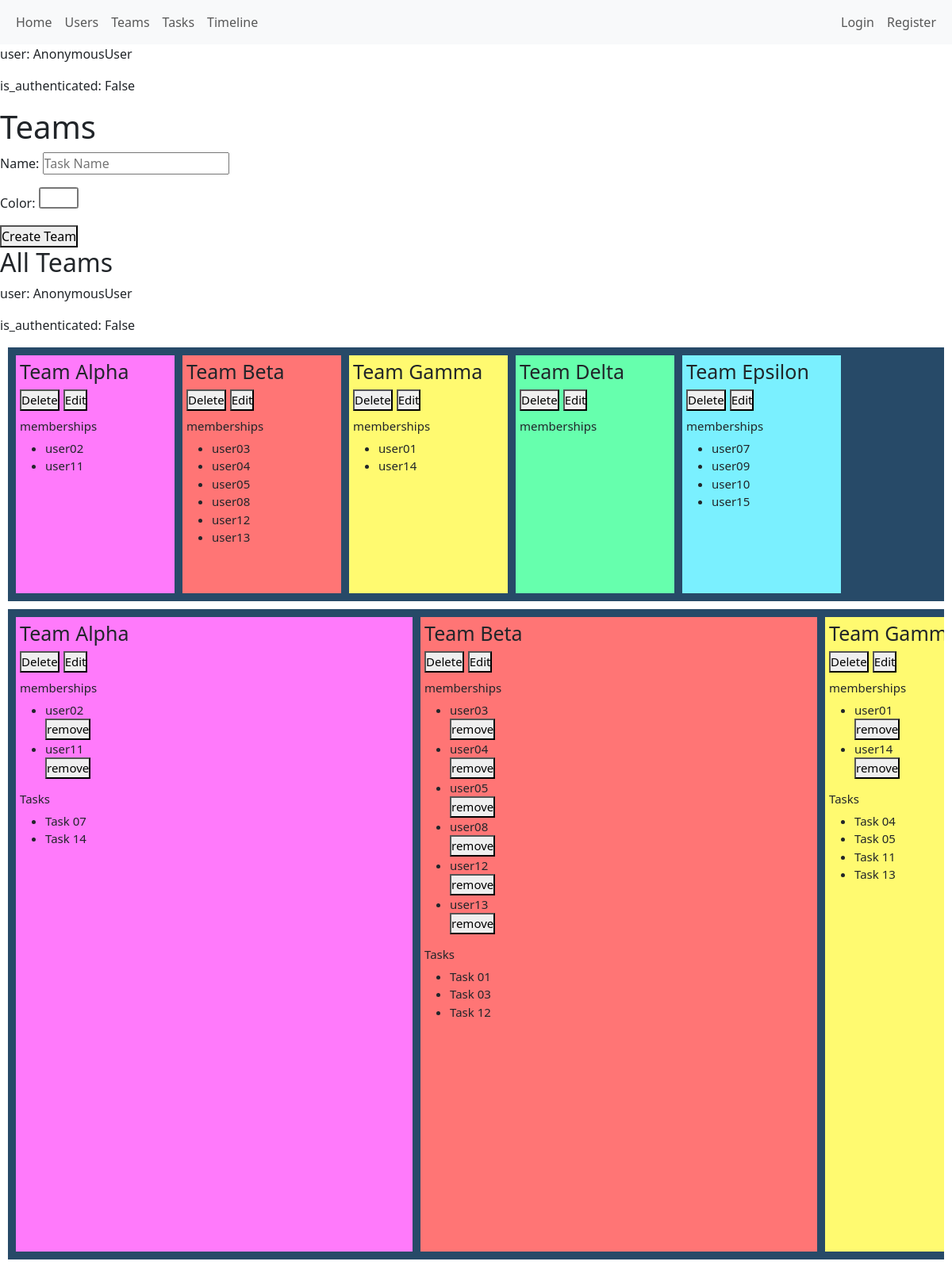
Before: /users/teams with the older database file.
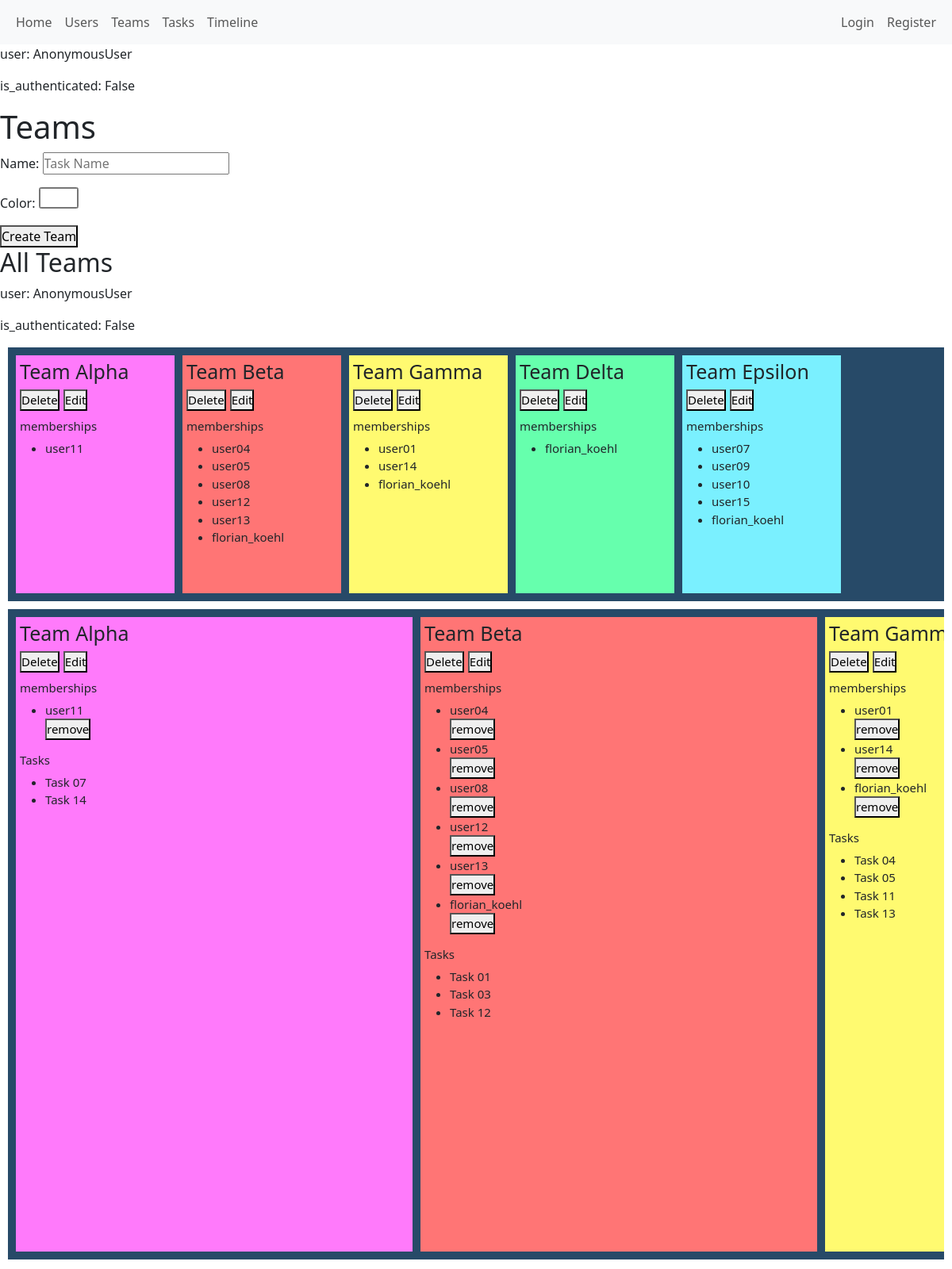
After: the same page with the newer database file.
### users/models.py (models this page shows, shortened)
class Team(models.Model):
    name = models.CharField(max_length=100)
    color = models.CharField(max_length=7, default="#FFFFFF")
    schedule_flag = models.BooleanField(default=False)

class TeamMembership(models.Model):
    user = models.ForeignKey('CustomUser', on_delete=models.CASCADE, related_name='team_memberships')
    team = models.ForeignKey('Team', on_delete=models.CASCADE, related_name='user_memberships')
    ROLE_CHOICES = (
        ('member', 'Member'),
        ('lead', 'Team Lead'),
        ('observer', 'Observer'),
    )
    role_in_team = models.CharField(max_length=20, choices=ROLE_CHOICES, default='member')
    joined_at = models.DateTimeField(auto_now_add=True)
    class Meta:
        unique_together = ('user', 'team')  # Prevent duplicate memberships

class CustomUser(AbstractUser):
    ROLE_CHOICES = (
        ("member", "Member"),
        ("team_lead", "Team Lead"),
        ("supervisor", "Supervisor"),
    )
    role = models.CharField(max_length=50, choices=ROLE_CHOICES)
    def __str__(self):
        return self.username

### distributor/models.py (models this page shows, shortened)
class Task(models.Model):
    name = models.CharField(max_length=100)
    team = models.ForeignKey(Team, on_delete=models.SET_NULL, null=True, blank=True)
    loops = models.IntegerField(default=0)
    priority = models.IntegerField(default=0)
    difficulty = models.IntegerField(default=0)
    approval_required = models.BooleanField(default=False)
    initial_dependencies = models.ManyToManyField("self",
                                                  symmetrical=False,
                                                  blank=True,
                                                  related_name="required_by")
    def __str__(self):
        return self.name

### users/views.py (the view)
# urls.py: path('teams', views.teams, name='teams'),
def teams(request):
    all_teams = Team.objects.all()
    team_form = TeamCreationForm()
    context = {
        'team_form': team_form,
        'all_teams': all_teams
    }
    return render(request, 'users/teams.html', context)

### distributor/forms.py
class ProjectTimeframeForm(forms.ModelForm):
    class Meta:
        model = Project
        fields = ["start_date", "end_date"]
        widgets = {
            'start_date': forms.DateInput(attrs={'id': 'start_date_input_project', 'placeholder': 'Start Date', 'type': 'date'}),
            'end_date': forms.DateInput(attrs={'id': 'end_date_input_project', 'placeholder': 'End Date', 'type': 'date'})
        }

### users/forms.py
class TeamCreationForm(forms.ModelForm):
    class Meta:
        model = Team
        fields = ["name", "color"]
        widgets = {
            'name': forms.TextInput(attrs={'id': 'name_input_team', 'placeholder': 'Task Name'}),
            'color': forms.TextInput(attrs={'type': 'color', 'id': 'color_input_team', 'placeholder': 'Task Color'})
            }

### distributor/context_processors.py (called while the page is built)
def global_project_timeframe_form(request):
    return {
        "global_project_timeframe_form": ProjectTimeframeForm(),
    }

### users/templatetags/team_tags.py (called while the page is built)
@register.inclusion_tag('components/all_teams.html', takes_context=True)
def show_all_teams(context):
    user = context.get("user", None)
    teams = Team.objects.all()
    return {'teams': teams, 'user': user}

### users/templates/users/teams.html (shortened to what this page needs)
{% extends 'users/base.html' %}
{% load team_tags %}
{% block content %}
<p>user: {{ user }}</p>
<p>is_authenticated: {{ user.is_authenticated }}</p>
    <h1>Teams</h1>
    <form method="POST" action="{% url 'create_team' %}">
        {{ team_form.as_p }}
        <button type="submit">Create Team</button>
    </form>
<h2>All Teams</h2>
    {% show_all_teams %}
{% endblock %}

### users/templates/components/comp_display_single_team.html (shortened to what this page needs)
<div style="background-color: {{ team.color }}" class="display_team_small">
    <div class="team_content">
        <div class="team_content_upper_part">
            <div class="team_content_header">
                <h1>{{ team.name }}</h1>
                <div class="team_essential_buttons_container">
                    <form method="POST" action="{% url 'delete_team' team.id %}">
                        <button class="task_essential_button" type="submit">Delete</button>
                    </form>
                    <form method="POST" action="{% url 'edit_team_page' team.id %}">
                        <button class="task_essential_button" type="submit">Edit</button>
                    </form>
                </div>
            </div>
            <div class="team_content_memberships_and_tasks">
                <h3>memberships</h3>
                <ul>
                    {% for membership in memberships %}
                        <li>{{ membership.user.username }}</li>
                    {% endfor %}
                </ul>
            </div>
        </div>
    </div>
</div>

### users/templates/components/comp_display_single_team_medium.html (shortened to what this page needs)
<div style="background-color: {{ team.color }}" class="display_team_medium">
    <div class="team_content">
        <div class="team_content_upper_part">
            <div class="team_content_header">
                <h1>{{ team.name }}</h1>
                <div class="team_essential_buttons_container">
                    <form method="POST" action="{% url 'delete_team' team.id %}">
                        <button class="task_essential_button" type="submit">Delete</button>
                    </form>
                    <form method="POST" action="{% url 'edit_team_page' team.id %}">
                        <button class="task_essential_button" type="submit">Edit</button>
                    </form>
                </div>
            </div>
            <div class="team_content_memberships_and_tasks">
                <h3>memberships</h3>
                <ul>
                    {% for membership in memberships %}
                        <li>{{ membership.user.username }}
                            <form method="POST" action="{% url 'remove_user_from_team' team.id membership.user.id %}">
                                <button type="submit">remove</button>
                            </form>
                        </li>
                    {% endfor %}
                </ul>
                <h3>Tasks</h3>
                <ul>
                    {% for tasks in team.task_set.all %}
                        <li>{{ tasks }}</li>
                    {% endfor %}
                </ul>
            </div>
        </div>
    </div>
</div>

Changed rows visible on the page:
removed TeamMembership: user.username "user02", shown under Team "Team Alpha"
removed TeamMembership: user.username "user03", shown under Team "Team Beta"
added TeamMembership: user.username "florian_koehl", shown under Team "Team Beta"
added TeamMembership: user.username "florian_koehl", shown under Team "Team Gamma"
added TeamMembership: user.username "florian_koehl", shown under Team "Team Delta"
added TeamMembership: user.username "florian_koehl", shown under Team "Team Epsilon"
